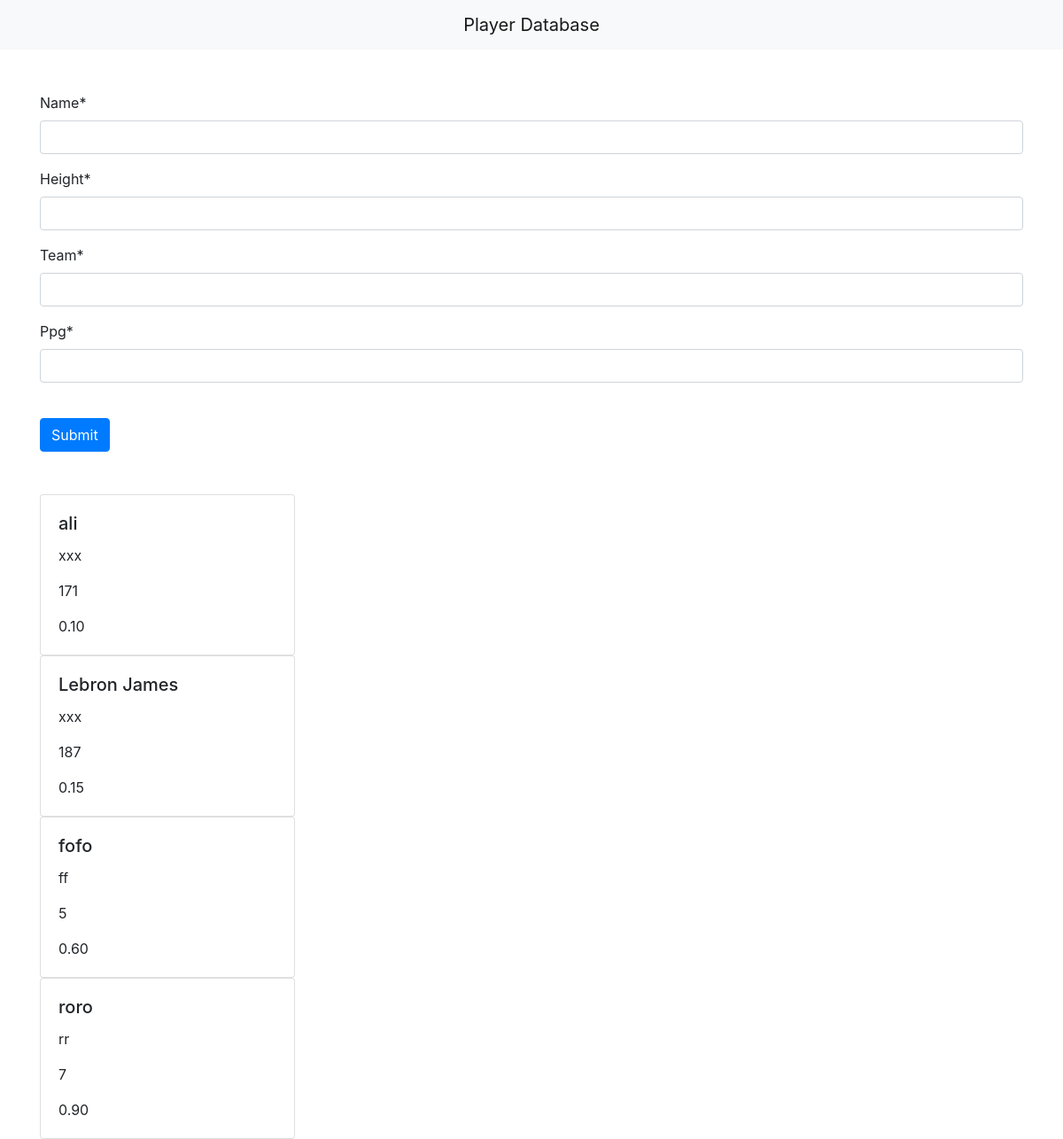
Before: / with the older database file.
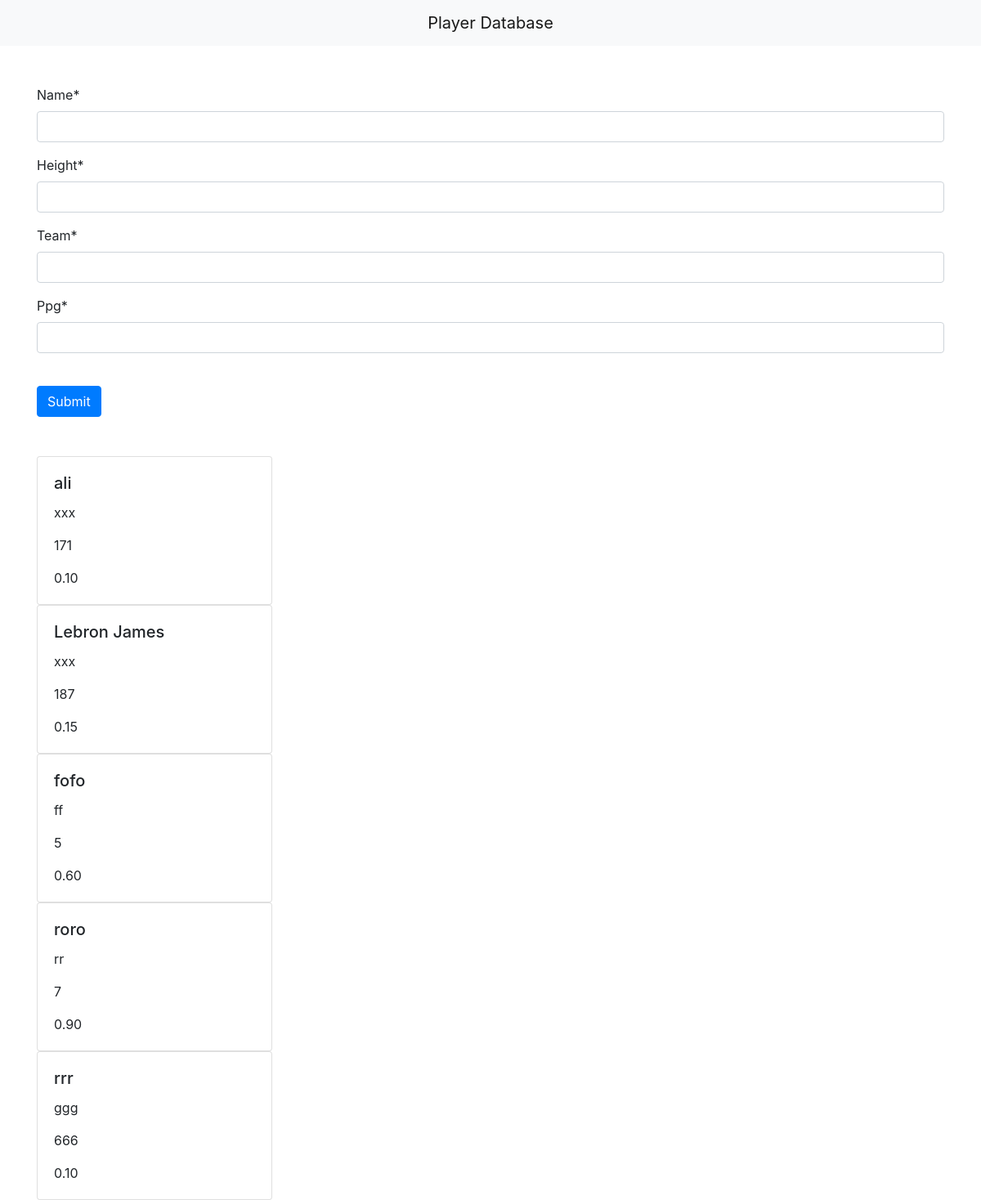
After: the same page with the newer database file.
### main/models.py (models this page shows)
class Player(models.Model):
    name = models.CharField(max_length=100)
    height = models.CharField(max_length=100)
    team = models.CharField(max_length=100)
    ppg = models.DecimalField(max_digits=2, decimal_places= 2)

### main/views.py (the view)
# urls.py: path("", views.homepage, name="homepage"),
def homepage(request):
  if request.method == "POST":
    form = PlayerForm(request.POST)
    if form.is_valid():
      form.save()
  players = Player.objects.all()
  form = PlayerForm()
  return render(request, "home.html", {"form": form, "players":players})

### main/forms.py
class PlayerForm(forms.ModelForm):
  class Meta:
    model = Player
    fields = ('name','height','team','ppg')

### main/templates/home.html (shortened to what this page needs)
<!DOCTYPE html>
<html>
   <head>
    <link rel="stylesheet" href="https://stackpath.bootstrapcdn.com/bootstrap/4.4.1/css/bootstrap.min.css">
  </head>
  <body>
      {% load crispy_forms_tags %}
      <nav class="navbar navbar-light bg-light">
        <a class="navbar-brand mx-auto" href="">
          Player Database
        </a>
      </nav>
      <br><br>
      <div class="container">
      <form method="post">
        {{ form|crispy }}
        <br>
        <button class ="btn btn-primary" type="submit" id= "submit_button">Submit</button>
      </form>
      </div>
      <br><br>
      <div class="container">
        {% for player in players %}
        <div class="card" style="width: 18rem;">
          <div class="card-body">
            <h5 class="card-title">{{ player.name }}</h5>
            <p class="card-text">{{ player.team }}</p>
            <p class="card-text">{{ player.height }}</p>
            <p class="card-text">{{ player.ppg }}</p>
          </div>
        </div>
        {% endfor %}
      </div>
  </body>
</html>

Changed rows visible on the page:
added Player: name "rrr", team "ggg", height "666", ppg "0.10"
